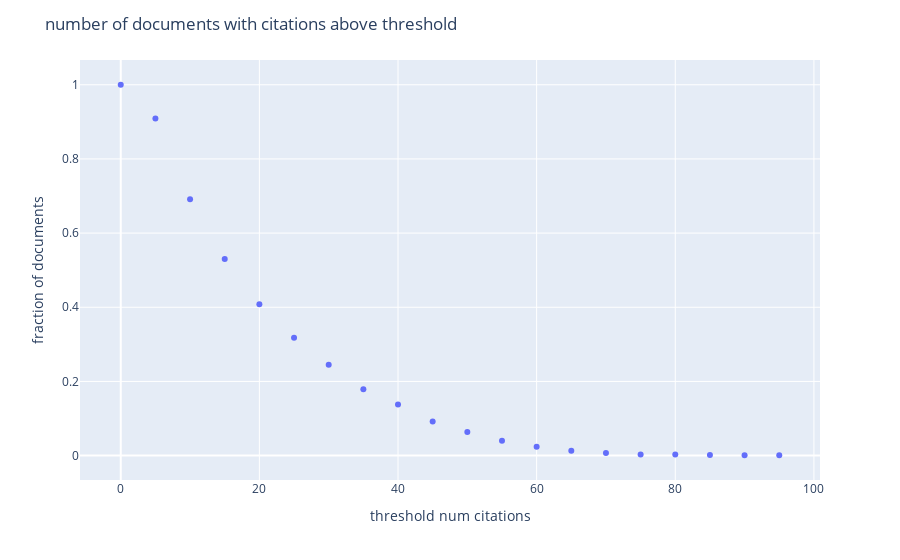

Notebook source saved alongside this figure:
### Code cell
# percentages of documents with more than x citations
thresholds = [i*5 for i in range(20)]
occurences = []
for threshold in thresholds:
    # count occurences of num_citations above threshold
    occurences.append(df["num_citations"][df['num_citations'] > threshold].count())
# normalize by total number of documents
occurences = [i/len(df) for i in occurences]

# redo the same plot in plotly
fig = px.scatter(x=thresholds, y=occurences, labels={"x": "threshold num citations", "y": "fraction of documents"})
title = "number of documents with citations above threshold"
fig.update_layout(title_text=title)
fig.update_xaxes(title_text="threshold num citations")
fig.update_yaxes(title_text="fraction of documents")

# add the lines to the plot
fig.show()
figures.append(fig)

### Figure 1 — Plotly figure (JSON) as saved in the notebook; plotly's stock layout.template omitted (floating-point values rounded to 4 significant figures)
{"data": [{"hovertemplate": "threshold num citations=%{x}<br>fraction of documents=%{y}<extra></extra>", "legendgroup": "", "marker": {"color": "#636efa", "symbol": "circle"}, "mode": "markers", "name": "", "orientation": "v", "showlegend": false, "type": "scatter", "x": [0, 5, 10, 15, 20, 25, 30, 35, 40, 45, 50, 55, 60, 65, 70, 75, 80, 85, 90, 95], "xaxis": "x", "y": [1, 0.909, 0.691, 0.53, 0.408, 0.318, 0.245, 0.179, 0.138, 0.092, 0.064, 0.04, 0.024, 0.013, 0.007, 0.003, 0.003, 0.002, 0.001, 0.001], "yaxis": "y"}], "layout": {"legend": {"tracegroupgap": 0}, "margin": {"t": 60}, "title": {"text": "number of documents with citations above threshold"}, "xaxis": {"anchor": "y", "domain": [0, 1], "title": {"text": "threshold num citations"}}, "yaxis": {"anchor": "x", "domain": [0, 1], "title": {"text": "fraction of documents"}}}}
